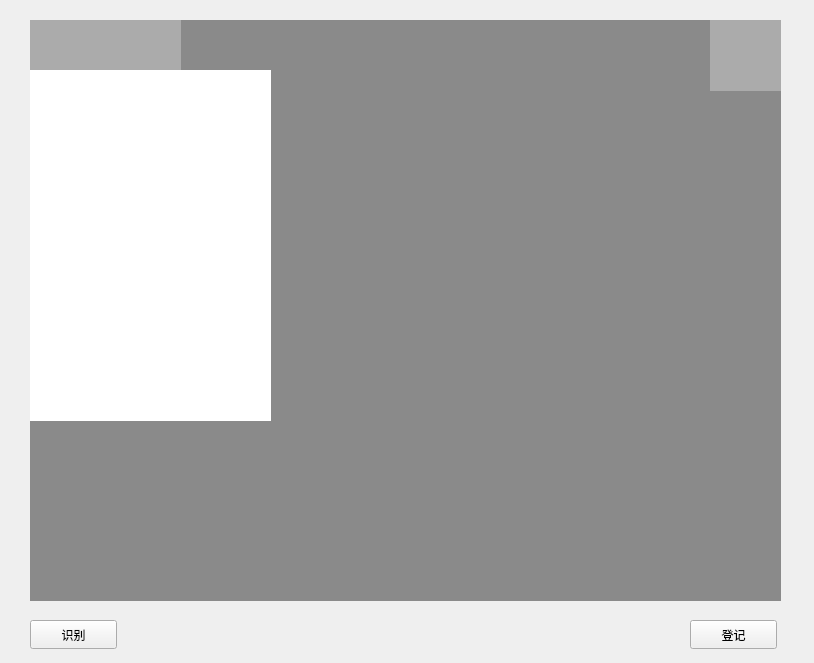
<?xml version="1.0" encoding="UTF-8"?>
<ui version="4.0">
 <class>MainWindow</class>
 <widget class="QMainWindow" name="MainWindow">
  <property name="geometry">
   <rect>
    <x>0</x>
    <y>0</y>
    <width>814</width>
    <height>663</height>
   </rect>
  </property>
  <property name="windowTitle">
   <string>人脸识别</string>
  </property>
  <widget class="QWidget" name="centralWidget">
   <widget class="QLabel" name="label_Main">
    <property name="geometry">
     <rect>
      <x>30</x>
      <y>20</y>
      <width>751</width>
      <height>581</height>
     </rect>
    </property>
    <property name="styleSheet">
     <string notr="true">background-color: rgb(138, 138, 138);</string>
    </property>
    <property name="text">
     <string/>
    </property>
   </widget>
   <widget class="QPushButton" name="pushButton_Recognize">
    <property name="geometry">
     <rect>
      <x>30</x>
      <y>620</y>
      <width>87</width>
      <height>29</height>
     </rect>
    </property>
    <property name="text">
     <string>识别</string>
    </property>
   </widget>
   <widget class="QPushButton" name="pushButton_SignUp">
    <property name="geometry">
     <rect>
      <x>690</x>
      <y>620</y>
      <width>87</width>
      <height>29</height>
     </rect>
    </property>
    <property name="text">
     <string>登记</string>
    </property>
   </widget>
   <widget class="QLabel" name="icon_label0">
    <property name="geometry">
     <rect>
      <x>30</x>
      <y>20</y>
      <width>151</width>
      <height>51</height>
     </rect>
    </property>
    <property name="styleSheet">
     <string notr="true">background-color: rgb(171, 171, 171);
background-image: url(:/icons/data/icons/icon0.jpg);</string>
    </property>
    <property name="text">
     <string/>
    </property>
   </widget>
   <widget class="QLabel" name="icon_label1">
    <property name="geometry">
     <rect>
      <x>710</x>
      <y>20</y>
      <width>71</width>
      <height>71</height>
     </rect>
    </property>
    <property name="styleSheet">
     <string notr="true">background-color: rgb(171, 171, 171);
background-image: url(:/icons/data/icons/BIT.jpg);</string>
    </property>
    <property name="text">
     <string/>
    </property>
   </widget>
   <widget class="QLabel" name="label_names">
    <property name="geometry">
     <rect>
      <x>30</x>
      <y>70</y>
      <width>241</width>
      <height>351</height>
     </rect>
    </property>
    <property name="styleSheet">
     <string notr="true">background-color: rgb(255, 255, 255);</string>
    </property>
    <property name="text">
     <string/>
    </property>
   </widget>
  </widget>
 </widget>
 <layoutdefault spacing="6" margin="11"/>
 <resources/>
 <connections/>
</ui>
